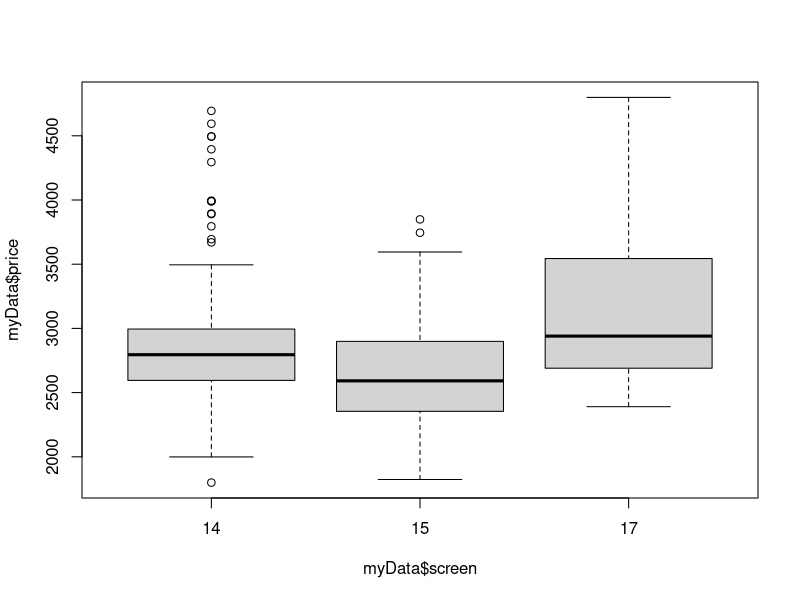

Write the R code that produced this figure.
# ESTIMATING WHICH SCREEN SIZES HAVE SIGNIFICANTLY DIFFERENT AVERAGE PRICES
library(dplyr)
# CRD
#' CRD i.e. completely randomised design is the simplest experimental design.
#' It involves the random assignment of treatments on a random sample of relatively homogenous units.

# DATA
setwd("~/Documents/Study/computerScience/programming/r/data/")
myData = read.csv("computersBasics.csv")[c(1, 2, 5, 6)]
# Only including relevant columns.
myData$screen = as.factor(myData$screen)
# Converted screen size to factor type for future purposes.
head(myData)
summary(myData)
#' I want to find out how a computer's screen size can affect the computer's price on average.
#' Since RAM size is generally a significant factor in the price of the computer,
#' we will keep the data relatively homogenous by focussing on only one RAM size, 16GB.
#' This is done because CRD is most effective for homogenous data, and not very accurate otherwise.
myData = filter(myData, myData$ram == 16)
# (Only including the required columns)
myData$screen = as.factor(myData$screen) # Converting x values to factor values, as they should be.
head(myData)

# Visualising the distribution of data based on screen size...
boxplot(myData$price~myData$screen)

# CREATING MODEL FOR ANOVA TEST
aovModel = aov(price ~ screen, myData)
summary(aovModel)

#' Pr(>F) is the p-value to consider here. It is the probability of the null hypothesis being true.
#' It is lower than 0.05, the significance level, hence, we reject the null hypothesis.
#' Hence, at least two screen sizes have singificantly different mean prices.

# POST HOC ANALYSIS
#install.packages("multcompView")
library(multcompView) 
tukey = TukeyHSD(x = aovModel, conf.level = 0.95)
# Only including the p value and converting to data frame for neater view...
tukey = as.data.frame(tukey$screen[,'p adj'])
names(tukey)[1] = paste("p adj")
tukey
